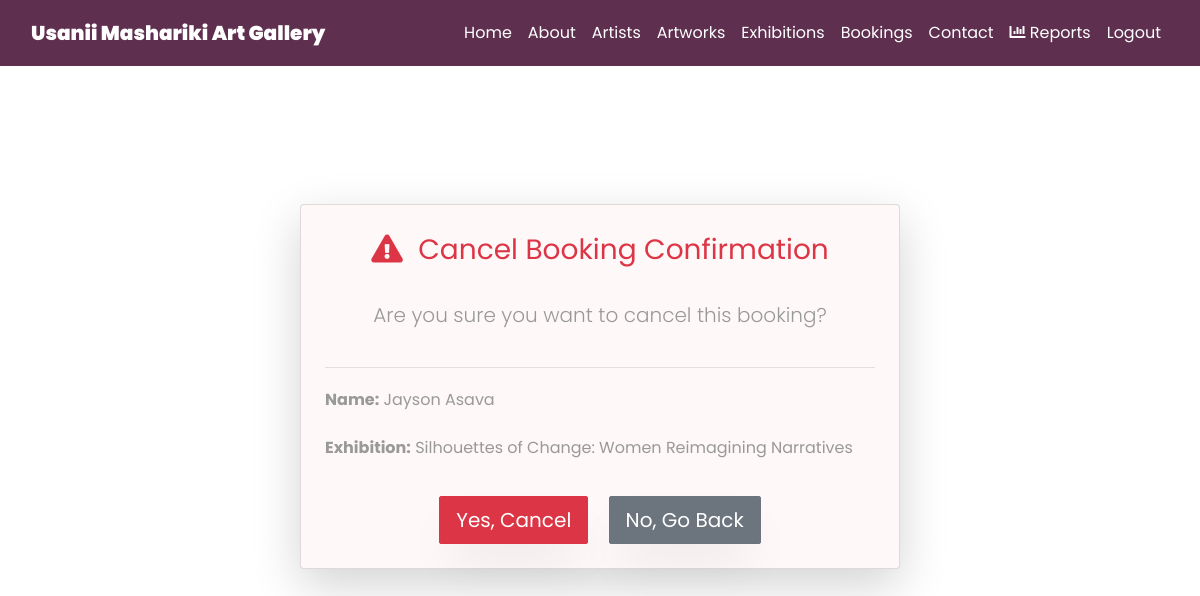
/bookings/cancel/50/ (signed in), run on the app's committed database.
### usanii/models.py (models this page shows, shortened)
class Booking(models.Model):
    exhibition = models.ForeignKey(
        Exhibition,
        on_delete=models.CASCADE,
        related_name='bookings'  # Added for easier querying
    )
    name = models.CharField(max_length=255)
    email = models.EmailField()
    phone = models.CharField(max_length=15)
    booking_date = models.DateTimeField(auto_now_add=True)
    is_confirmed = models.BooleanField(default=True)
    attended = models.BooleanField(default=False)  # Track if they actually attended
    class Meta:
        unique_together = ('email', 'exhibition')  # Prevent duplicate bookings
        ordering = ['-booking_date']  # Newest bookings first
        verbose_name = "Booking"
        verbose_name_plural = "Bookings"

class Exhibition(models.Model):
    title = models.CharField(max_length=255)
    image = models.ImageField(upload_to='exhibitions/')
    date = models.CharField(max_length=200, default='Saturday')
    description = models.TextField(max_length=1000, default='This is an exhibition')
    start_time = models.TimeField(
        help_text="Format: HH:MM (24-hour format), e.g. 18:00 for 6 PM"
    )
    end_time = models.TimeField(
        help_text="Format: HH:MM (24-hour format), e.g. 21:00 for 9 PM"
    )
    max_capacity = models.PositiveIntegerField(default=50)
    current_attendees = models.PositiveIntegerField(default=0)
    created_at = models.DateTimeField(default=timezone.now)  # Added for better reporting
    class Meta:
        verbose_name = "Exhibition"
        verbose_name_plural = "Exhibitions"
        ordering = ['-created_at']  # Newest exhibitions first

### usanii/views.py (the view)
# urls.py: path('bookings/cancel/<int:booking_id>/', views.cancel_booking, name='cancel_booking'),
def cancel_booking(request, booking_id):
    if not request.user.is_authenticated:
        return redirect('login')
    booking = get_object_or_404(Booking, id=booking_id)
    if request.method == 'POST':
        booking.delete()
        messages.success(request, 'Booking has been cancelled.')
        return redirect('booking_list')
    return render(request, "confirm_cancel.html", {"booking": booking})

### usanii/templates/confirm_cancel.html (shortened to what this page needs)
{% extends 'common.html' %}
{% block body %}
<div class="container d-flex justify-content-center align-items-center" style="min-height: 80vh;">
    <div class="card shadow-lg p-4 rounded" style="max-width: 600px; width: 100%; background-color: #fff8f8;">
        <h3 class="text-center text-danger mb-4">
            <i class="fas fa-exclamation-triangle mr-2"></i> Cancel Booking Confirmation
        </h3>
        <p class="lead text-center">Are you sure you want to cancel this booking?</p>
        <hr>
        <div class="mb-3">
            <p><strong>Name:</strong> {{ booking.name }}</p>
            <p><strong>Exhibition:</strong> {{ booking.exhibition.title }}</p>
        </div>
        <form method="post" class="text-center">
            <button type="submit" class="btn btn-danger btn-lg mr-3">Yes, Cancel</button>
            <a href="{% url 'booking_list' %}" class="btn btn-secondary btn-lg">No, Go Back</a>
        </form>
    </div>
</div>
{% endblock %}

### usanii/templates/common.html (style rules this page uses)
body { background-color: #FFFFFF; font-family: 'Poppins', sans-serif; }
.btn, .form-control.submit { background-color: #88B04B; color: white; }

### data on the page
Booking: name "Jayson Asava", exhibition "Silhouettes of Change: Women Reimagining Narratives"
